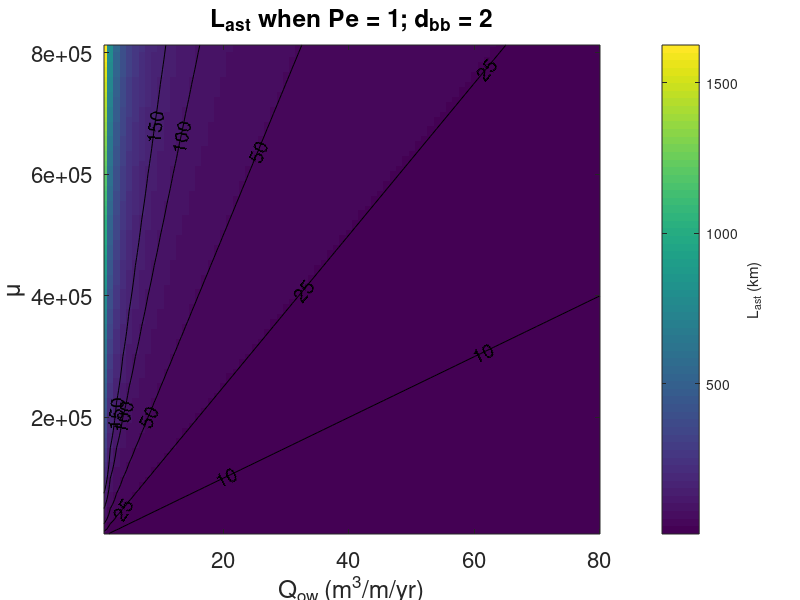
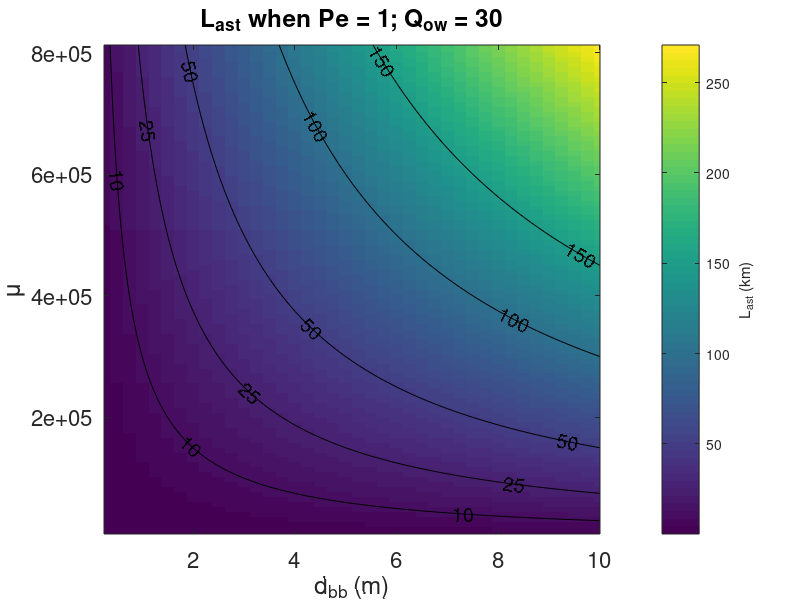

The MATLAB script that drew these images, in order:
% constants
g = 9.8;
gamma_min = 0.73; %(ranges from 0.73 to 1.03)
gamma_max = 1.03;
Dsf = 10;
T = 8;
H = 1;
psi_min = 0;
psi_max = 1;
psi = 0.01:0.01:1;
gamma = 0.73:0.01:1.03;
E = T.^(1/5)*H.^(12/5);
Dbb = 0.25:0.25:10;
Qow1 = 30;
Dbb1 = 2;
Qow = 1:80;


% first estimates

K1 = 0.39;
K2 = ((sqrt(g.*gamma)./(2*pi)).^(1/5))*K1;
K2_min = ((sqrt(g*gamma_min)./(2*pi))^(1/5))*K1;
K2_max = ((sqrt(g*gamma_max)./(2*pi))^(1/5))*K1;

for k = 1:length(K2)
    for p = 1:length(psi)
        mu_first(k,p) = K2(k)./Dsf.*E*psi(p)*365*60*60*24;
    end
end
% figure()
% imagesc(K2,psi,mu')
% h = colorbar;
% ylabel(h, 'mu')
% xlabel('K2')
% ylabel('psi')
% set(gca,'FontSize',14)
% set(gca,'YDir','normal')
% little variation in K2, so taking the average
K2av = mean(K2)./2; % THIS K2 IS WRONG!!!! MISSING A FACTOR OF 2 SO DIVIDE BY 2! SHOULD BE 0.17!

% % Vary Dbb
% for p = 1:length(psi)
%     mu(p) = K2av./Dsf.*E*psi(p)*365*60*60*24;
%     for d = 1:length(Dbb)
%         L_ast(d,p) = mu(p).*Dbb(d)./Qow1./1000;
%     end
% end
% %  L_ast = mu.*Dbb./Qow;
% figure()
% imagesc(Dbb,psi,L_ast')
% h = colorbar;
% ylabel(h, 'L_a_s_t (km)')
% xlabel('D_b_b')
% ylabel('psi')
% set(gca,'FontSize',14)
% set(gca,'YDir','normal')
% title(sprintf('L_a_s_t when Pe = 1; Qow = %d',Qow1))
% 
% % Vary Qow
% for p = 1:length(psi)
%     mu(p) = K2av./Dsf.*E*psi(p)*365*60*60*24;
%     for q = 1:length(Qow)
%         L_ast2(q,p) = mu(p).*Dbb1./Qow(q)./1000;
%     end
% end
% %  L_ast = mu.*Dbb./Qow;
% figure()
% imagesc(Qow,psi,L_ast2')
% h = colorbar;
% ylabel(h, 'L_a_s_t (km)')
% xlabel('Q_o_w')
% ylabel('psi')
% set(gca,'FontSize',14)
% set(gca,'YDir','normal')
% title(sprintf('L_a_s_t when Pe = 1; Dbb = %d',Dbb1))
% 
% figure()
% imagesc(Qow,psi,log(L_ast2'))
% h = colorbar;
% ylabel(h, 'log (L_a_s_t) log(km)')
% xlabel('Q_o_w')
% ylabel('psi')
% set(gca,'FontSize',14)
% set(gca,'YDir','normal')
% title(sprintf('L_a_s_t when Pe = 1; Dbb = %d',Dbb1))

%% in my code
astfac = 0.1:0.01:1;
K2_LTA = 0.34/2;

for p = 1:length(psi)
       mu_LTA(p) = K2_LTA./Dsf.*E*psi(p)*365*60*60*24;
    for q = 1:length(Qow)
       L_astLTA(q,p) = mu_LTA(p).*Dbb1./Qow(q)./1000;
    end
end
figure()
imagesc(Qow,mu_LTA,L_astLTA')
h = colorbar;
ylabel(h, 'L_a_s_t (km)')
xlabel('Q_o_w (m^3/m/yr)')
ylabel('{\mu}')
% ylabel('{\mu} (m^8^/^5/s^6^/^5)')
set(gca,'YDir','normal')
title(sprintf('L_a_s_t when Pe = 1; d_b_b = %d',Dbb1))
% caxis([0 max(max(L_astLTA))])
set(gca,'colorscale','log')
hold on
[C,h] = contour(Qow,mu_LTA,L_astLTA',[10,25,50,100,150],'LineColor','k');
clabel(C,h,'FontSize',14)
set(gca,'FontSize',16)



% Vary Dbb
for p = 1:length(psi)
    mu(p) = K2_LTA./Dsf.*E*psi(p)*365*60*60*24;
    for d = 1:length(Dbb)
        L_ast(d,p) = mu(p).*Dbb(d)./Qow1./1000;
    end
end
%  L_ast = mu.*Dbb./Qow;
figure()
imagesc(Dbb,mu,L_ast')
h = colorbar;
ylabel(h, 'L_a_s_t (km)')
xlabel('d_b_b (m)')
ylabel('{\mu}')
% ylabel('{\mu} (m^8^/^5/s^6^/^5)')
set(gca,'YDir','normal')
title(sprintf('L_a_s_t when Pe = 1; Q_o_w = %d',Qow1))
% caxis([0 max(max(L_astLTA))])
set(gca,'colorscale','log')
hold on
[C,h] = contour(Dbb,mu,L_ast',[10,25,50,100,150],'LineColor','k');
clabel(C,h,'FontSize',14)
set(gca,'FontSize',16)



%% now when L_ow is not the same as L_AST
% L_ow = 2000:500:4000; % 2-4 (estimated from barrier islands in AL)
% L_ow = 4000;
% 
% for p = 1:length(psi)
%        mu_LTA(p) = K2_LTA./Dsf.*E*psi(p)*365*60*60*24;
%     for q = 1:length(Qow)
%        L_astLTA(q,p) = sqrt(mu_LTA(p).*Dbb1.*L_ow./Qow(q))./1000;
%     end
% end
% figure()
% imagesc(Qow,psi,L_astLTA')
% h = colorbar;
% ylabel(h, 'L_a_s_t LTA (km)')
% xlabel('Qow')
% ylabel('psi')
% set(gca,'FontSize',14)
% set(gca,'YDir','normal')
% title(sprintf('L_a_s_t calc. in LTA when Pe = 1; Dbb = %d',Dbb1))
% set(gca,'colorscale','log')
